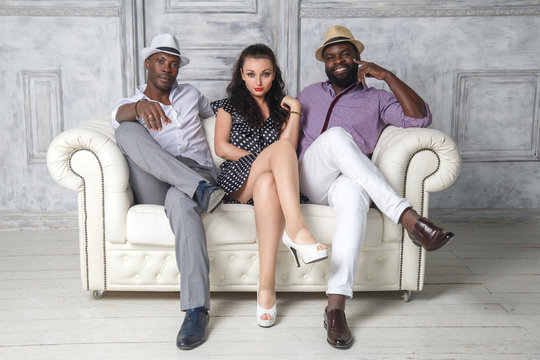
#> input picture photo.jpg, 540 x 360 px
$ python 'Secon Project.py'
#> lines starting #> are read from the running program, lines starting #| are printed output that depends on the picture; after the words box and inside, x2 and y2 are one past the last pixel; in counts of white or black regions, pixels touching at a corner belong together


import cv2

face_classifier = cv2.CascadeClassifier('haarcascade_frontalface_default.xml')
eye_classifier = cv2.CascadeClassifier('haarcascade_eye.xml')

image = cv2.imread('photo.jpg')
#> image is the input picture: shape (360, 540, 3); mean B, G, R 171.5, 172, 175.7
image_gray = cv2.cvtColor(image, cv2.COLOR_BGR2GRAY)
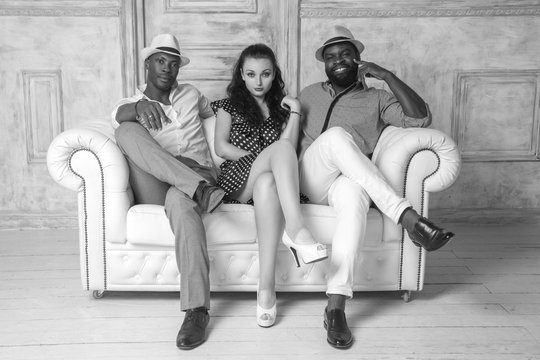
#> image_gray: shape (360, 540); min 1, max 255, mean 173.1
faces = face_classifier.detectMultiScale(image_gray, 1.1, 4)
#> faces = [[238, 58, 41, 41]]

for (x, y, w, h) in faces:
    cv2.rectangle(image, (x, y), (x + w, y + h), (255, 255, 0), 2)
    roi_gray = image_gray[y:y + h, x:x + w]
    roi_color = image[y:y + h, x:x + w]

    eyes = eye_classifier.detectMultiScale(roi_gray)
    for (ex, ey, ew, eh) in eyes:
        cv2.rectangle(roi_color, (ex, ey), (ex + ew, ey + eh), (0, 127, 255), 2)
#> this loop made 1 pass
#> pass 1, `roi_gray = image_gray[y:y + h, x:x + w]`:
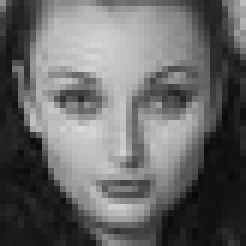
#> roi_gray: shape (41, 41) (shown 6 times larger); min 6, max 219, mean 103.7
#> pass 1, `roi_color = image[y:y + h, x:x + w]`:
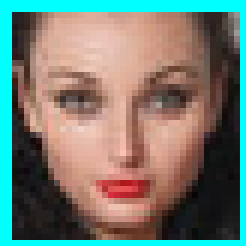
#> roi_color: shape (41, 41, 3) (shown 6 times larger); mean B, G, R 113.3, 122.9, 116.2
#> after the loop:
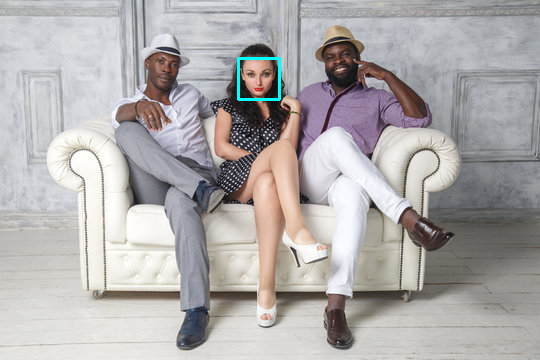
#> image: shape (360, 540, 3); 0.25% of pixels changed, all inside (x1, y1, x2, y2) = (237, 57, 281, 101)

cv2.imshow('cum whore', image)
cv2.waitKey(0)
cv2.destroyAllWindows()
